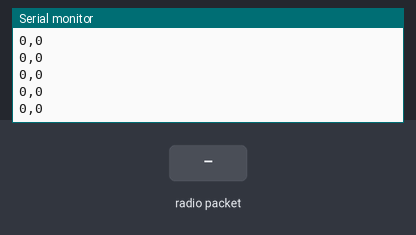
Bench run of a sketch on a simulated Arduino Uno, built with avr-gcc and run on an emulated ATmega328P. On the bench: the last lines printed to the serial monitor. Inputs (shaded band) come from the test bench. No radio packets arrive unless stated.

Above: at 1.2 s.
1.3 s: radio packet "5" arrives
At 2.3 s:
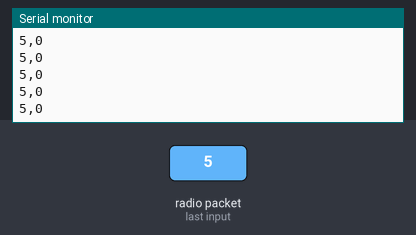
4.3 s: radio packet "90" arrives
At 4.8 s:
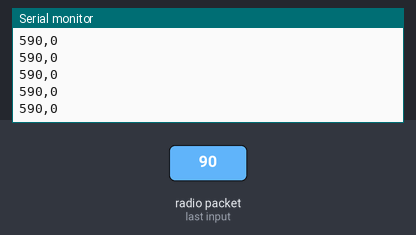
Timing chart, 0 to 7.3 s (numbered marks = the images above; inputs shaded):
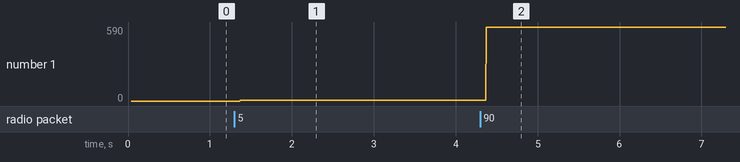

The sketch:

loraReceiver.ino
```cpp
#include <SPI.h>              // include libraries
#include <LoRa.h>

//byte MasterNode = 0xFF;
//byte Node1 = 0xBB;

String SenderNode = "";
String outgoing;              // outgoing message

byte msgCount = 0;            // count of outgoing messages
String incoming = "";

int Sensor1 = 0; // rainSensor
int Sensor2 = 0; // gasSensor


//String DayNight = "";

void setup() {
  Serial.begin(9600);

  while (!Serial);
   LoRa.begin(433.0);

  Serial.println("LoRa Receiver");
  if (!LoRa.begin(433.0)) { // or 915E6
    Serial.println("Starting LoRa failed!");
    while (1);
  }
}


void loop() {

  // parse for a packet, and call onReceive with the result:
  onReceive(LoRa.parsePacket());

  }


void onReceive(int packetSize) {
//  if (packetSize == 0) return;          // if there's no packet, return
//
//  // read packet header bytes:
//  int recipient = LoRa.read();          // recipient address
//  byte sender = LoRa.read();            // sender address
//  if( sender == 0XBB )
//  SenderNode = "Node1:";
//  byte incomingMsgId = LoRa.read();     // incoming msg ID
//  byte incomingLength = LoRa.read();    // incoming msg length


  while (LoRa.available()) {
    incoming += (char)LoRa.read();
  }

//  if (incomingLength != incoming.length()) {   // check length for error
//    //Serial.println("error: message length does not match length");
//    ;
//    return;                             // skip rest of function
//  }
//
//  // if the recipient isn't this device or broadcast,
//  if (recipient != Node1 && recipient != MasterNode) {
//   // Serial.println("This message is not for me.");
//    ;
//    return;                             // skip rest of function
//  }

  // if message is for this device, or broadcast, print details:
//Serial.println("Received from: 0x" + String(sender, HEX));
//Serial.println("Sent to: 0x" + String(recipient, HEX));
//Serial.println("Message ID: " + String(incomingMsgId));
//Serial.println("Message length: " + String(incomingLength));
//Serial.println("Message: " + incoming);
//Serial.println("RSSI: " + String(LoRa.packetRssi()));
//Serial.println("Snr: " + String(LoRa.packetSnr()));
//Serial.println();

String q = getValue(incoming, ',', 0); // rainSensor
String r = getValue(incoming, ',', 1); // gasSensor

Sensor1 = q.toInt();
Sensor2 = r.toInt();

//Serial.print("Rain value : " );
Serial.print(Sensor1);
Serial.print(",");
Serial.println(Sensor2);


//Serial.print("Gas value : " );
//Serial.println(Sensor2);


}

String getValue(String data, char separator, int index)
{
    int found = 0;
    int strIndex[] = { 0, -1 };
    int maxIndex = data.length() - 1;

    for (int i = 0; i <= maxIndex && found <= index; i++) {
        if (data.charAt(i) == separator || i == maxIndex) {
            found++;
            strIndex[0] = strIndex[1] + 1;
            strIndex[1] = (i == maxIndex) ? i+1 : i;
        }
    }
    return found > index ? data.substring(strIndex[0], strIndex[1]) : "";
}
```

Measured:
- after the input at 1.3 s, the serial monitor: prints a new line after 0.07 s (image 1)
- after the input at 4.3 s, the serial monitor: prints a new line after 0.07 s (image 2)
- plotted number 1: 0 → 5 after the input at 1.3 s, 5 → 590 after the input at 4.3 s
